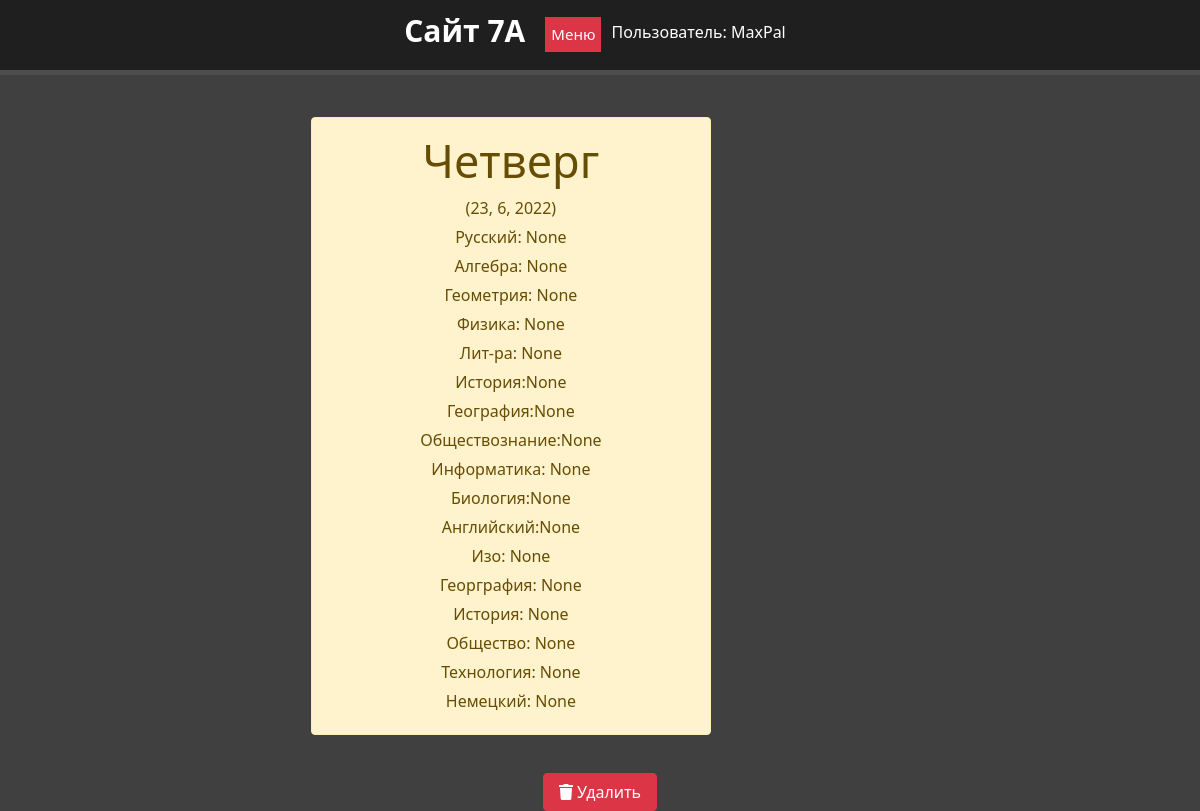
Screenshot of /homework/10 (signed in) with the database file from the repository.
### work/models.py (models this page shows, shortened)
class Work(models.Model):
    day = models.TextField('День недели', max_length=500, default=day1, null=True, blank=True)
    rus = models.TextField('Русский', max_length=500, null=True, blank=True)
    alg = models.TextField('Алгебра', max_length=500, null=True, blank=True)
    geometria = models.TextField('Геометрия', max_length=500, null=True, blank=True)
    fiz = models.TextField('Физика', max_length=500, null=True, blank=True)
    lit = models.TextField('Лит-ра', max_length=500, null=True, blank=True)
    bio = models.TextField('Биология', max_length=500, null=True, blank=True)
    eng = models.TextField('Английский', max_length=500, null=True, blank=True)
    IZO = models.TextField('Изо', max_length=500, null=True, blank=True)
    inf = models.TextField('Информатика', max_length=500, null=True, blank=True)
    geo = models.TextField('География', max_length=500, null=True, blank=True)
    his = models.TextField('История', max_length=500, null=True, blank=True)
    science = models.TextField('Общество', max_length=500, null=True, blank=True)
    teh = models.TextField('Технология', max_length=500, null=True, blank=True)
    deutsch = models.TextField('Немецкий', max_length=500, null=True, blank=True)
    date = models.TextField('Дата', max_length=500, null=True, blank=True, default=time)
    class Meta:
        verbose_name = 'Домашнее задание'
        verbose_name_plural = 'Домашнии задания'

### work/views.py (the view)
# urls.py: path('<int:pk>', views.WorkDetail.as_view(), name='Detail'),
class WorkDetail(DetailView):
    model = Work
    template_name = 'work/details.html'
    context_object_name = 'Work'

### work/templates/work/details.html (shortened to what this page needs)
{% extends "main/layout.html" %}
{% block content %}
    <div class="Work">
        <div class="work alert alert-warning">
           <h1>{{ Work.day }}</h1>
            <p>{{ Work.date }}</p>
            <p>Русский: {{ Work.rus }}</p>
            <p>Алгебра: {{ Work.alg }}</p>
            <p>Геометрия: {{ Work.geometria }}</p>
            <p>Физика: {{ Work.fiz }}</p>
            <p>Лит-ра: {{ Work.lit }}</p>
            <p>История:{{ Work.his }}</p>
            <p>География:{{ Work.geo }}</p>
            <p>Обществознание:{{ Work.science }}</p>
            <p>Информатика: {{ Work.inf }}</p>
            <p>Биология:{{ Work.bio }}</p>
            <p>Английский:{{ Work.eng }} </p>
            <p>Изо: {{ Work.IZO }}</p>
            <p>Георграфия: {{ Work.geo }}</p>
            <p>История: {{ Work.his }}</p>
            <p>Общество: {{ Work.science }}</p>
            <p>Технология: {{ Work.teh }}</p>
            <p>Немецкий: {{ Work.deutsch }}</p>
        </div>
        <a href="{% url 'WorkDelete' Work.id %}"><button class="Work btn btn-danger"><i class="fas fa-trash"></i> Удалить</button></a>
    </div>
{% endblock %}

### main/templates/main/layout.html (shortened to what this page needs)
{%  load static %}
<!doctype html>
<html lang="ru">
<head>
    <link rel="stylesheet" href="https://cdn.jsdelivr.net/npm/bootstrap@5.1.3/dist/css/bootstrap.min.css">
    <link rel="stylesheet" href="{%  static "main/css/main.css" %}">
    <link rel="stylesheet" href="https://use.fontawesome.com/releases/v5.8.2/css/all.css">
</head>
<body>
<header>
    <div class="dws-menu">
        <ul class="dws-ul">
            <span class ="logo">Сайт 7А</span><br>
            <div class="dropdown">
              <button class="dropbtn">Меню</button>
            </div>
            {% if user.is_authenticated %}
              <li class="dws-li">Пользователь: {{ user.get_username }}</li>
            {% endif %}
        </ul>
    </div>
</header>
    <main>
        <div class="container">
            {% block content %}
            {% endblock %}
        </div>
    </main>
</body>
</html>

### main/static/main/css/main.css (style rules this page uses)
body { background: #404040; }
.container { max-width: 2500px; margin: 0 auto; padding: 0 10px; }
a { color: white; text-decoration: none; }
.dws-menu { float: left; background: #1f1f1f; width: 100%; height: 100%; color: #fff; border-bottom: 5px solid #4d4d4d; }
ul.dws-ul { display: flex; padding: 0%; justify-content: center; margin-top: 10px; }
li.dws-li { list-style: none; padding: 10px; }
span.logo { font-size: 30px; font-weight: bold; position: relative; margin-right: 20px; margin-top: -2px; }
.alert-warning { float: left; clear: both; width: 400px; margin: 20px 34%; text-align: left; }
.Work .alert-warning { float: left; clear: both; width: 400px; margin: -58px 34%; text-align: center; }
.Work h1 { font-size: 45px }
.Work p { max-width: 700px; margin: 5px auto }
.Work { float: left; color: white; margin-top: 100px; text-align: center; width: 75%; }
button.Work.btn.btn-danger { width: 114px; margin-left: 533px; margin-top: 96px; }
.dropbtn { background-color: #dc3545; color: white; padding: 6px; font-size: 15px; border: none; margin-top: 7px; }
.dropdown { position: relative; display: inline-block; }

### rows the page displays
Work: day "Четверг", date "(23, 6, 2022)", rus "None", alg "None", geometria "None", fiz "None", lit "None", his "None", geo "None", science "None", inf "None", bio "None", eng "None", IZO "None", teh "None", deutsch "None"

### other values shown
{{ user.get_username }} "MaxPal"
